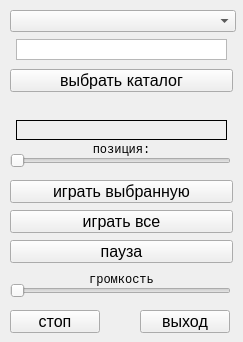
<?xml version="1.0" encoding="UTF-8"?>
<ui version="4.0">
 <class>MainWindow</class>
 <widget class="QMainWindow" name="MainWindow">
  <property name="windowModality">
   <enum>Qt::ApplicationModal</enum>
  </property>
  <property name="geometry">
   <rect>
    <x>0</x>
    <y>0</y>
    <width>243</width>
    <height>342</height>
   </rect>
  </property>
  <property name="sizePolicy">
   <sizepolicy hsizetype="Expanding" vsizetype="Expanding">
    <horstretch>0</horstretch>
    <verstretch>0</verstretch>
   </sizepolicy>
  </property>
  <property name="windowTitle">
   <string>TestPyQt</string>
  </property>
  <property name="windowIcon">
   <iconset>
    <normalon>../../anaconda3/Lib/site-packages/pygame/pygame.ico</normalon>
   </iconset>
  </property>
  <widget class="QWidget" name="centralwidget">
   <property name="enabled">
    <bool>true</bool>
   </property>
   <property name="sizePolicy">
    <sizepolicy hsizetype="Maximum" vsizetype="Maximum">
     <horstretch>0</horstretch>
     <verstretch>0</verstretch>
    </sizepolicy>
   </property>
   <property name="minimumSize">
    <size>
     <width>241</width>
     <height>342</height>
    </size>
   </property>
   <property name="maximumSize">
    <size>
     <width>241</width>
     <height>342</height>
    </size>
   </property>
   <widget class="QPushButton" name="pushButton_PlaySelected">
    <property name="geometry">
     <rect>
      <x>10</x>
      <y>180</y>
      <width>223</width>
      <height>23</height>
     </rect>
    </property>
    <property name="sizePolicy">
     <sizepolicy hsizetype="Expanding" vsizetype="Expanding">
      <horstretch>0</horstretch>
      <verstretch>0</verstretch>
     </sizepolicy>
    </property>
    <property name="font">
     <font>
      <family>Arial</family>
      <pointsize>12</pointsize>
      <weight>50</weight>
      <bold>false</bold>
     </font>
    </property>
    <property name="text">
     <string>играть выбранную</string>
    </property>
   </widget>
   <widget class="QPushButton" name="pushButton_PauseCont">
    <property name="geometry">
     <rect>
      <x>10</x>
      <y>240</y>
      <width>223</width>
      <height>23</height>
     </rect>
    </property>
    <property name="font">
     <font>
      <family>Arial</family>
      <pointsize>12</pointsize>
      <weight>50</weight>
      <bold>false</bold>
     </font>
    </property>
    <property name="text">
     <string>пауза</string>
    </property>
   </widget>
   <widget class="QPushButton" name="pushButton_Exit">
    <property name="geometry">
     <rect>
      <x>140</x>
      <y>310</y>
      <width>90</width>
      <height>23</height>
     </rect>
    </property>
    <property name="font">
     <font>
      <family>Arial</family>
      <pointsize>12</pointsize>
      <weight>50</weight>
      <bold>false</bold>
     </font>
    </property>
    <property name="text">
     <string>выход</string>
    </property>
   </widget>
   <widget class="QComboBox" name="comboBox">
    <property name="geometry">
     <rect>
      <x>10</x>
      <y>10</y>
      <width>226</width>
      <height>22</height>
     </rect>
    </property>
    <property name="font">
     <font>
      <family>Arial Narrow</family>
      <pointsize>10</pointsize>
     </font>
    </property>
    <property name="currentText">
     <string/>
    </property>
   </widget>
   <widget class="QSlider" name="horizontalSlider">
    <property name="geometry">
     <rect>
      <x>10</x>
      <y>280</y>
      <width>221</width>
      <height>22</height>
     </rect>
    </property>
    <property name="orientation">
     <enum>Qt::Horizontal</enum>
    </property>
   </widget>
   <widget class="QSlider" name="horizontalSliderPos">
    <property name="geometry">
     <rect>
      <x>10</x>
      <y>150</y>
      <width>221</width>
      <height>22</height>
     </rect>
    </property>
    <property name="orientation">
     <enum>Qt::Horizontal</enum>
    </property>
   </widget>
   <widget class="QLabel" name="label_vol">
    <property name="geometry">
     <rect>
      <x>10</x>
      <y>270</y>
      <width>223</width>
      <height>20</height>
     </rect>
    </property>
    <property name="font">
     <font>
      <family>Courier New</family>
      <pointsize>9</pointsize>
     </font>
    </property>
    <property name="text">
     <string>громкость</string>
    </property>
    <property name="alignment">
     <set>Qt::AlignCenter</set>
    </property>
   </widget>
   <widget class="QLabel" name="label_pos">
    <property name="geometry">
     <rect>
      <x>10</x>
      <y>140</y>
      <width>223</width>
      <height>20</height>
     </rect>
    </property>
    <property name="font">
     <font>
      <family>Courier New</family>
      <pointsize>9</pointsize>
      <weight>50</weight>
      <bold>false</bold>
     </font>
    </property>
    <property name="layoutDirection">
     <enum>Qt::LeftToRight</enum>
    </property>
    <property name="text">
     <string>позиция:</string>
    </property>
    <property name="alignment">
     <set>Qt::AlignCenter</set>
    </property>
   </widget>
   <widget class="QPushButton" name="pushButton_PlayAll">
    <property name="geometry">
     <rect>
      <x>10</x>
      <y>210</y>
      <width>223</width>
      <height>23</height>
     </rect>
    </property>
    <property name="sizePolicy">
     <sizepolicy hsizetype="Expanding" vsizetype="Expanding">
      <horstretch>0</horstretch>
      <verstretch>0</verstretch>
     </sizepolicy>
    </property>
    <property name="font">
     <font>
      <family>Arial</family>
      <pointsize>12</pointsize>
      <weight>50</weight>
      <bold>false</bold>
     </font>
    </property>
    <property name="text">
     <string>играть все</string>
    </property>
   </widget>
   <widget class="QPushButton" name="pushButton_Stop">
    <property name="geometry">
     <rect>
      <x>10</x>
      <y>310</y>
      <width>90</width>
      <height>23</height>
     </rect>
    </property>
    <property name="font">
     <font>
      <family>Arial</family>
      <pointsize>12</pointsize>
      <weight>50</weight>
      <bold>false</bold>
     </font>
    </property>
    <property name="text">
     <string>стоп</string>
    </property>
   </widget>
   <widget class="QLabel" name="label_cursong">
    <property name="geometry">
     <rect>
      <x>16</x>
      <y>120</y>
      <width>211</width>
      <height>20</height>
     </rect>
    </property>
    <property name="font">
     <font>
      <family>Arial Narrow</family>
      <pointsize>10</pointsize>
     </font>
    </property>
    <property name="frameShape">
     <enum>QFrame::Panel</enum>
    </property>
    <property name="text">
     <string/>
    </property>
    <property name="alignment">
     <set>Qt::AlignCenter</set>
    </property>
   </widget>
   <widget class="QPlainTextEdit" name="plainTextEdit_start_dir">
    <property name="geometry">
     <rect>
      <x>16</x>
      <y>39</y>
      <width>211</width>
      <height>21</height>
     </rect>
    </property>
    <property name="font">
     <font>
      <family>Arial Narrow</family>
      <pointsize>10</pointsize>
     </font>
    </property>
    <property name="inputMethodHints">
     <set>Qt::ImhNone</set>
    </property>
    <property name="verticalScrollBarPolicy">
     <enum>Qt::ScrollBarAlwaysOff</enum>
    </property>
   </widget>
   <widget class="QPushButton" name="pushButton_Choose">
    <property name="geometry">
     <rect>
      <x>10</x>
      <y>69</y>
      <width>223</width>
      <height>23</height>
     </rect>
    </property>
    <property name="font">
     <font>
      <family>Arial</family>
      <pointsize>12</pointsize>
     </font>
    </property>
    <property name="text">
     <string>выбрать каталог</string>
    </property>
   </widget>
  </widget>
 </widget>
 <resources/>
 <connections/>
 <designerdata>
  <property name="gridDeltaX">
   <number>2</number>
  </property>
  <property name="gridDeltaY">
   <number>3</number>
  </property>
  <property name="gridSnapX">
   <bool>true</bool>
  </property>
  <property name="gridSnapY">
   <bool>true</bool>
  </property>
  <property name="gridVisible">
   <bool>true</bool>
  </property>
 </designerdata>
</ui>
